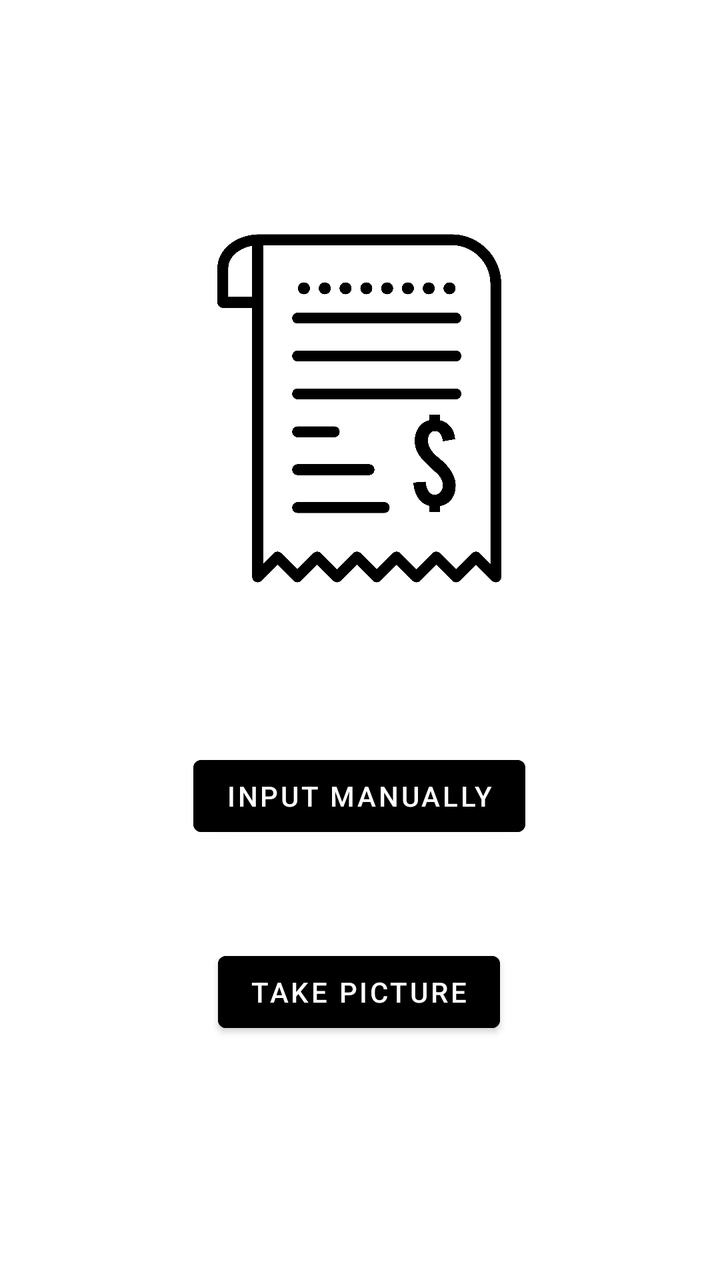
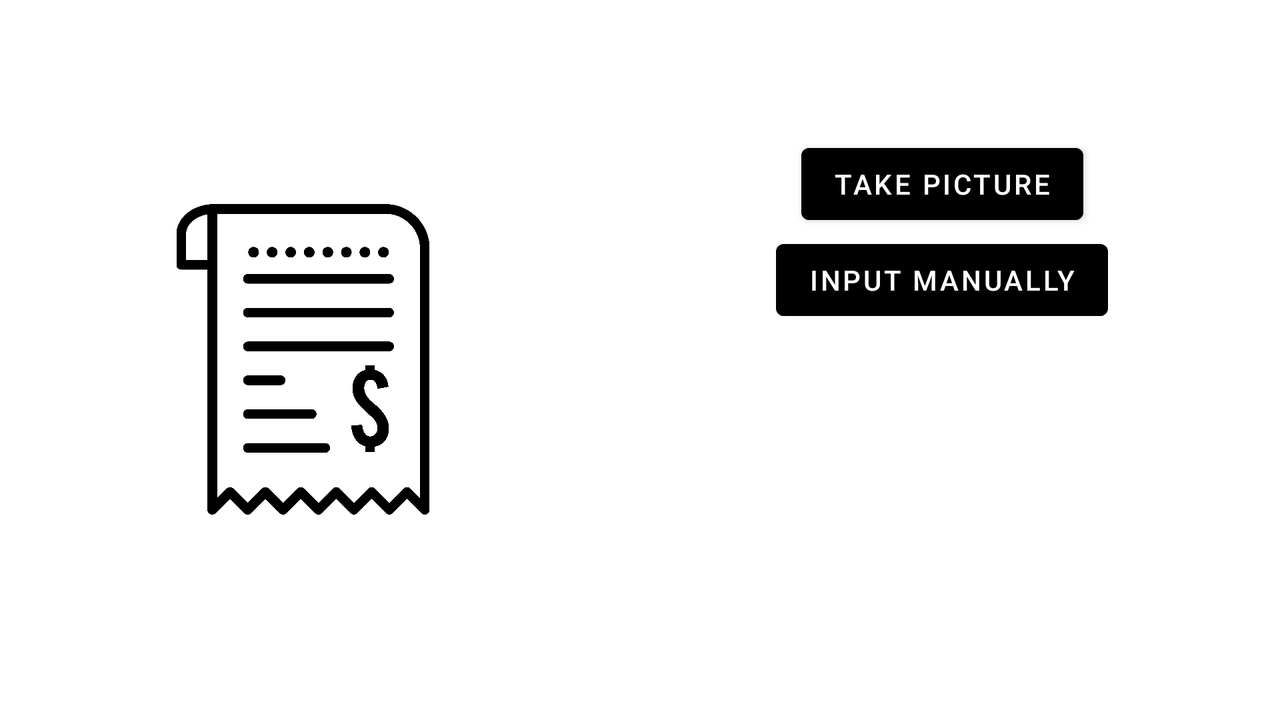

An Android layout and its configuration variant, each rendered on a device that would load it. The default file and the variant file are quoted in full after the pictures.
<!-- AndroidManifest.xml: application theme Theme.Relex20 -->
<!-- res/layout/fragment_scan.xml -->
<?xml version="1.0" encoding="utf-8"?>
<layout xmlns:tools="http://schemas.android.com/tools"
    xmlns:android="http://schemas.android.com/apk/res/android"
    xmlns:app="http://schemas.android.com/apk/res-auto">
    <data>
        <variable
            name="viewModel"
            type="com.example.relex20.model.TransactionViewModel" />
    </data>
<FrameLayout
    android:layout_width="match_parent"
    android:layout_height="match_parent"
    tools:context=".ScanFragment">




    <androidx.constraintlayout.widget.ConstraintLayout

        android:layout_width="match_parent"
        android:layout_height="match_parent">


        <ImageView
            android:id="@+id/scannable"
            android:layout_width="232dp"
            android:layout_height="261dp"
            android:layout_marginBottom="24dp"
            android:contentDescription="@string/receipt_that_will_be_scanned"
            android:src="@drawable/receipt_icon"
            app:layout_constraintBottom_toTopOf="@+id/scan"
            app:layout_constraintEnd_toEndOf="parent"
            app:layout_constraintHorizontal_bias="0.497"
            app:layout_constraintStart_toStartOf="parent"
            app:layout_constraintTop_toTopOf="parent"
            app:layout_constraintVertical_bias="0.828" />

        <Button
            android:id="@+id/scan"
            android:layout_width="wrap_content"
            android:layout_height="0dp"
            android:layout_marginBottom="50dp"
            android:backgroundTint="@color/black"
            android:text="Input Manually"
            android:textColor="@color/white"
            app:layout_constraintBottom_toTopOf="@+id/camera"
            app:layout_constraintEnd_toEndOf="parent"
            app:layout_constraintHorizontal_bias="0.498"
            app:layout_constraintStart_toStartOf="parent" />

        <Button
            android:id="@+id/camera"
            android:layout_width="wrap_content"
            android:layout_height="0dp"
            android:layout_marginBottom="120dp"
            android:backgroundTint="@color/black"
            android:text="Take Picture"
            android:textColor="@color/white"
            app:layout_constraintBottom_toBottomOf="parent"
            app:layout_constraintEnd_toEndOf="parent"
            app:layout_constraintHorizontal_bias="0.498"
            app:layout_constraintStart_toStartOf="parent" />

    </androidx.constraintlayout.widget.ConstraintLayout>


</FrameLayout>
</layout>
<!-- resources referenced by this layout -->
<resources>
  <!-- drawable receipt_icon: png bitmap (drawable, 219994 bytes) -->
  <string name="receipt_that_will_be_scanned">receipt that will be scanned</string>
  <style name="Theme.Relex20" parent="Theme.MaterialComponents.DayNight.NoActionBar">
          
          <item name="colorPrimary">@color/purple_200</item>
          <item name="colorPrimaryVariant">@color/purple_700</item>
          <item name="colorOnPrimary">@android:color/darker_gray</item>
          
          <item name="colorSecondary">@color/teal_200</item>
          <item name="colorSecondaryVariant">@color/teal_700</item>
          <item name="colorOnSecondary">@color/black</item>
          
          <item name="android:statusBarColor">?attr/colorPrimaryVariant</item>
          
          <item name="android:windowActionBar">false</item>
  
          <item name="android:windowNoTitle">true</item>
      </style>
</resources>
<!-- res/layout-land/fragment_scan.xml (the repository's variant of the layout above) -->
<!-- drawn on the phone turned sideways -->
<?xml version="1.0" encoding="utf-8"?>
<layout xmlns:tools="http://schemas.android.com/tools"
    xmlns:android="http://schemas.android.com/apk/res/android"
    xmlns:app="http://schemas.android.com/apk/res-auto">
    <data>
        <variable
            name="viewModel"
            type="com.example.relex20.model.TransactionViewModel" />
    </data>
    <FrameLayout
        android:layout_width="match_parent"
        android:layout_height="match_parent"
        tools:context=".ScanFragment">




        <androidx.constraintlayout.widget.ConstraintLayout

            android:layout_width="match_parent"
            android:layout_height="match_parent">


            <ImageView
                android:id="@+id/scannable"
                android:layout_width="207dp"
                android:layout_height="224dp"
                android:layout_marginStart="48dp"
                android:contentDescription="@string/receipt_that_will_be_scanned"
                android:src="@drawable/receipt_icon"
                app:layout_constraintBottom_toBottomOf="parent"
                app:layout_constraintStart_toStartOf="parent"
                app:layout_constraintTop_toTopOf="parent"
                app:layout_constraintVertical_bias="0.497" />

            <Button
                android:id="@+id/scan"
                android:layout_width="wrap_content"
                android:layout_height="0dp"
                android:backgroundTint="@color/black"
                android:text="@string/input_manually"
                android:textColor="@color/white"
                app:layout_constraintEnd_toEndOf="parent"
                app:layout_constraintHorizontal_bias="0.608"
                app:layout_constraintStart_toEndOf="@+id/scannable"
                app:layout_constraintTop_toBottomOf="@+id/camera" />

            <Button
                android:id="@+id/camera"
                android:layout_width="wrap_content"
                android:layout_height="48dp"
                android:layout_marginTop="68dp"
                android:backgroundTint="@color/black"
                android:text="@string/take_picture"
                android:textColor="@color/white"
                app:layout_constraintEnd_toEndOf="parent"
                app:layout_constraintHorizontal_bias="0.597"
                app:layout_constraintStart_toEndOf="@+id/scannable"
                app:layout_constraintTop_toTopOf="parent" />

        </androidx.constraintlayout.widget.ConstraintLayout>


    </FrameLayout>
</layout>
<!-- resources referenced by the variant -->
<!-- as the phone turned sideways resolves them -->
<resources>
  <!-- drawable receipt_icon: png bitmap (drawable, 219994 bytes) -->
  <string name="input_manually">Input Manually</string>
  <string name="receipt_that_will_be_scanned">receipt that will be scanned</string>
  <string name="take_picture">Take Picture</string>
  <style name="Theme.Relex20" parent="Theme.MaterialComponents.DayNight.NoActionBar">
          
          <item name="colorPrimary">@color/purple_200</item>
          <item name="colorPrimaryVariant">@color/purple_700</item>
          <item name="colorOnPrimary">@android:color/darker_gray</item>
          
          <item name="colorSecondary">@color/teal_200</item>
          <item name="colorSecondaryVariant">@color/teal_700</item>
          <item name="colorOnSecondary">@color/black</item>
          
          <item name="android:statusBarColor">?attr/colorPrimaryVariant</item>
          
          <item name="android:windowActionBar">false</item>
  
          <item name="android:windowNoTitle">true</item>
      </style>
</resources>
